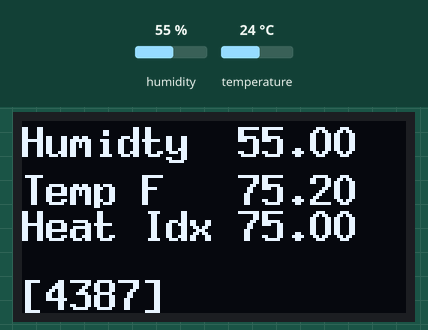
The sketch below on a simulated Arduino Uno, built with avr-gcc and run on an emulated ATmega328P. Parts: 128×64 one-colour display. Inputs (shaded band) come from the test bench; at power-on: humidity 55 %, temperature 24 °C. What the sketch prints to the serial monitor is not drawn.

Above: at 5.1 s.
5.2 s: humidity set to 22 %
At 7.1 s:
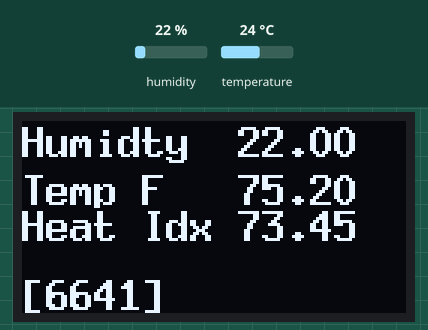
10.5 s: temperature set to 12 °C
At 12.1 s:
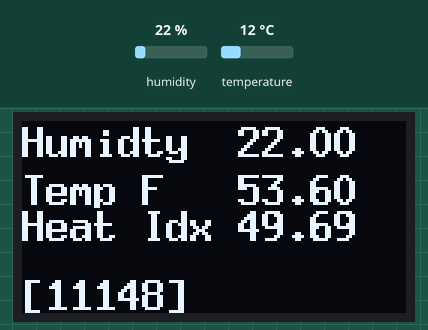
15.0 s: humidity set to 40 %
At 17.3 s:
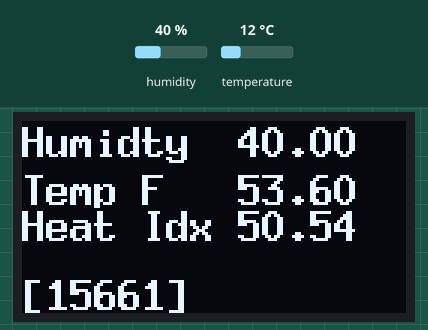
19.5 s: temperature set to 19 °C
At 21.2 s:
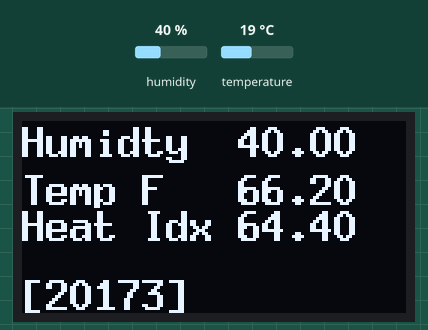
Timing chart, 0 to 22.7 s (numbered marks = the images above; inputs shaded):
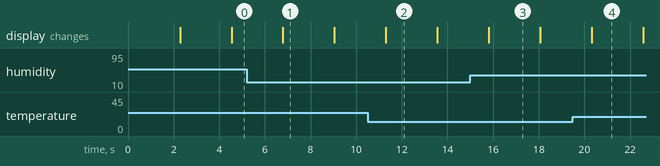

Measured:
- what the display in image 1 shows lasts 2.2 s, from 6.8 s to 9.0 s

The sketch:

dht22_u8g2.ino
```cpp
// Example testing sketch for various DHT humidity/temperature sensors
// Written by ladyada, public domain

#include <DHT.h>
#include <Wire.h>
#include <Arduino.h>
#include <U8g2lib.h>

U8G2_SSD1306_128X64_NONAME_F_SW_I2C u8g2(U8G2_R0,SCL,SDA);

#define DHTPIN 0

#define DHTTYPE DHT22 // DHT 22 (AM2302), AM2321

// Initialize DHT sensor.
DHT dht(DHTPIN, DHTTYPE, 11);

struct DHT22_Reading {
  float humidity;
  float temp_c;
  float temp_f;

  float hindex_c;
  float hindex_f;

  unsigned long readmillis;
};

bool read_dht22(struct DHT22_Reading *r) {
  r->humidity = dht.readHumidity();
  r->temp_c   = dht.readTemperature(false);
  r->temp_f   = dht.readTemperature(true);

  if (isnan(r->humidity) || isnan(r->temp_c) || isnan(r->temp_f)) {
    return false;
  }

  r->hindex_c = dht.computeHeatIndex(r->temp_c, r->humidity, false);
  r->hindex_f = dht.computeHeatIndex(r->temp_f, r->humidity, true);

  r->readmillis = millis();

  return true;
}

void display_reading(struct DHT22_Reading *r) {
  char humidity[32] = "Humidty  ";  // for converting float to string
  char temp_f[32]   = "Temp F   ";
  char hif[32]      = "Heat Idx ";
  char sampletime[16];


  dtostrf(r->humidity, 2, 2, &humidity[strlen(humidity)]);
  dtostrf(r->temp_f,2,2,&temp_f[strlen(temp_f)]);
  dtostrf(r->hindex_f,2,2,&hif[strlen(hif)]);

  sprintf(sampletime,"[%lu]",r->readmillis);
  Serial.println(humidity);
  Serial.println(temp_f);
  Serial.println(hif);
  Serial.println(sampletime);

  u8g2.setFont(u8g2_font_8x13B_mf);
  u8g2.clearBuffer();

  u8g2.drawStr(0,12,humidity);
  u8g2.drawStr(0,28,temp_f);
  u8g2.drawStr(0,40,hif);
  u8g2.drawStr(0,63,sampletime);

  u8g2.sendBuffer();

}

void setup() {
  Serial.begin(115200);
  Serial.println("\nDHT22 Test!");
  dht.begin();

  u8g2.begin();
}

void loop() {

  struct DHT22_Reading reading;

  // Wait a few seconds between measurements.
  delay(2100);

  int res = read_dht22(&reading);
  if(!res) {   // Didn't get a reading
    Serial.println("Failed to read from DHT sensor!");
    return;
  }

  display_reading(&reading);

}
```
